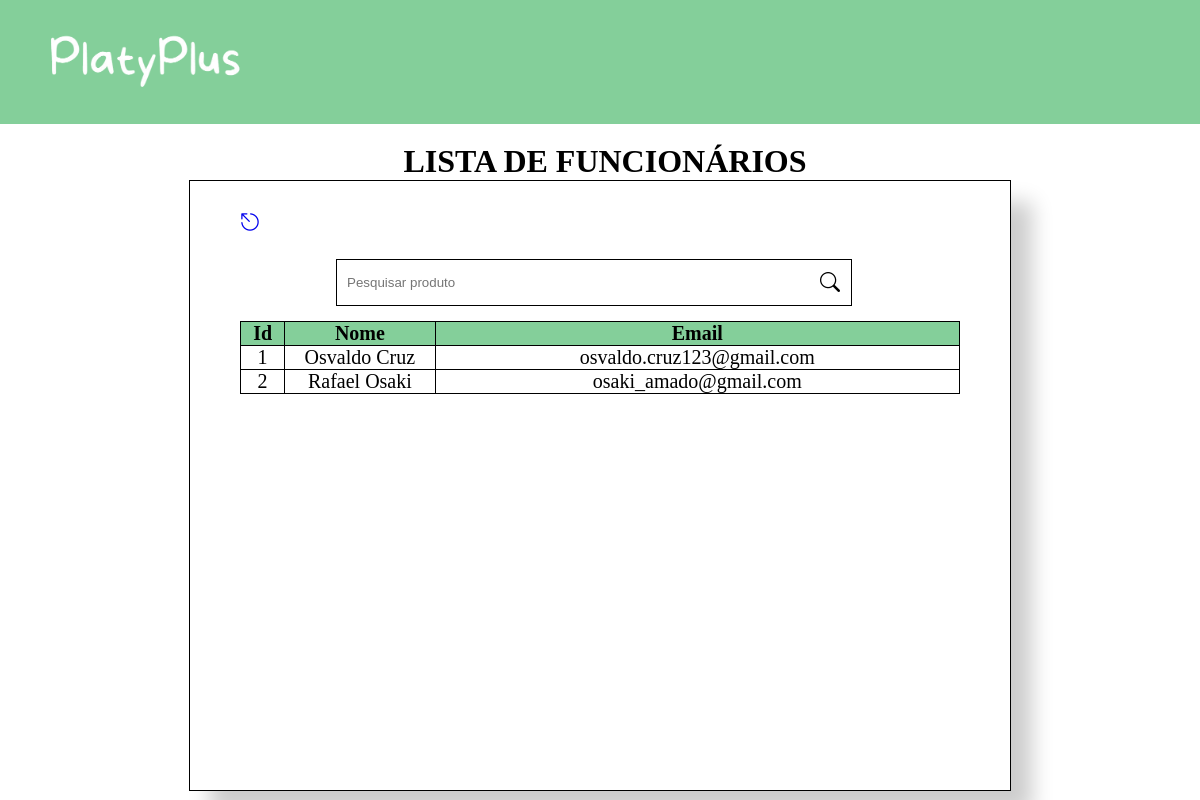
The page /funcionario/lista on the database as committed earlier.
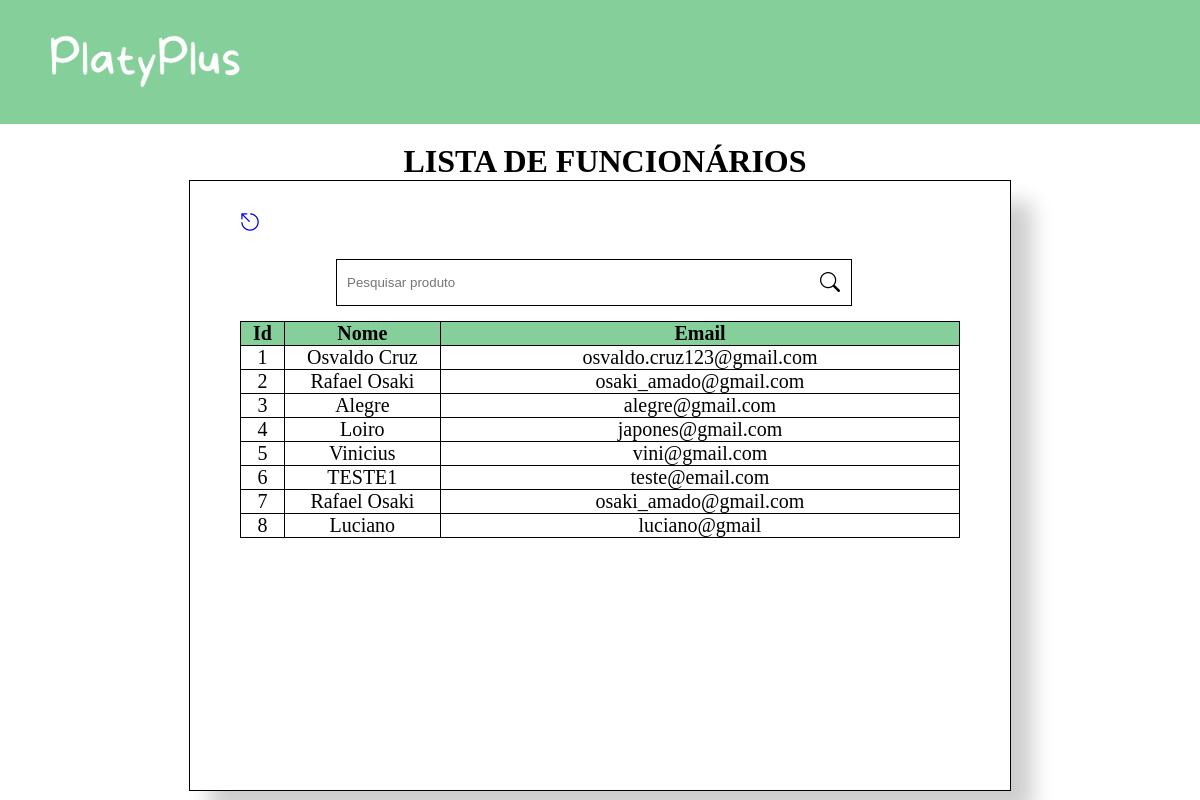
The same page on the database as committed later.
### models.py (models this page shows, shortened)
class Funcionario(Base):
    __tablename__ = 'funcionarios'
    funcionario_id = Column(Integer, primary_key=True, unique=True)
    nome_funcionario = Column(String(80), nullable=False, index=True)
    email_funcionario = Column(String(80), nullable=False, index=True)
    senha_funcionario = Column(String(80), nullable=False, index=True)
    def serialize_funcionario(self):
        dados_funcionario = {
            "funcionario_id": self.funcionario_id,
            "nome_funcionario": self.nome_funcionario,
            "email_funcionario": self.email_funcionario,
            "senha_funcionario": self.senha_funcionario
        }
        return dados_funcionario

### app.py (the view)
@app.route('/funcionario/lista')
def funcionario():
    lista_funcionario = select(Funcionario).select_from(Funcionario)
    lista_funcionario = db_session.execute(lista_funcionario).scalars()
    listaFuncionario = []
    for funcionario in lista_funcionario:
        listaFuncionario.append(funcionario.serialize_funcionario())
    print(listaFuncionario)
    return render_template('funcionario.html', var_funcionarios=listaFuncionario)

### templates/funcionario.html (shortened to what this page needs)
<!DOCTYPE html>
<html lang="pt-br">
<head>
    <link rel="stylesheet" href="/static/funcionario.css">
    <link rel="stylesheet" href="https://cdn.jsdelivr.net/npm/bootstrap-icons@1.10.3/font/bootstrap-icons.css">
</head>
<body>
<header>
    <div class="logo">
        <a href="{{ url_for('inicial') }}">
            <img src="/static/img/PlatyPlusWhite.png">
        </a>
    </div>
</header>
<div class="container">
    <h1>LISTA DE FUNCIONÁRIOS</h1>
    <div class="box">
        <div class="esc">
            <a href="{{ url_for('inicial') }}">
                <i class="bi bi-escape"></i>
            </a>
        </div>
        <form class="search-container">
            <input type="text" id="search-bar" placeholder="Pesquisar produto">
            <i class="bi bi-search"></i>
        </form>
        <table>
            <tr class="categorias">
                <th class="id">Id</th>
                <th class="id">Nome</th>
                <th class="id">Email</th>
                {% for funcionario in var_funcionarios %}
                    <tr>
                        <td>{{ funcionario.funcionario_id }}</td>
                        <td>{{ funcionario.nome_funcionario }}</td>
                        <td>{{ funcionario.email_funcionario }}</td>
                    </tr>
                {% endfor %}
            </tr>
        </table>
    </div>
</div>
</body>
</html>

Rows that differ between the two databases and show on the page:
added Funcionario: funcionario_id "3", nome_funcionario "Alegre", email_funcionario "alegre@gmail.com"
added Funcionario: funcionario_id "4", nome_funcionario "Loiro", email_funcionario "japones@gmail.com"
added Funcionario: funcionario_id "5", nome_funcionario "Vinicius", email_funcionario "vini@gmail.com"
added Funcionario: funcionario_id "6", nome_funcionario "TESTE1", email_funcionario "teste@email.com"
added Funcionario: funcionario_id "7", nome_funcionario "Rafael Osaki", email_funcionario "osaki_amado@gmail.com"
added Funcionario: funcionario_id "8", nome_funcionario "Luciano", email_funcionario "luciano@gmail"
